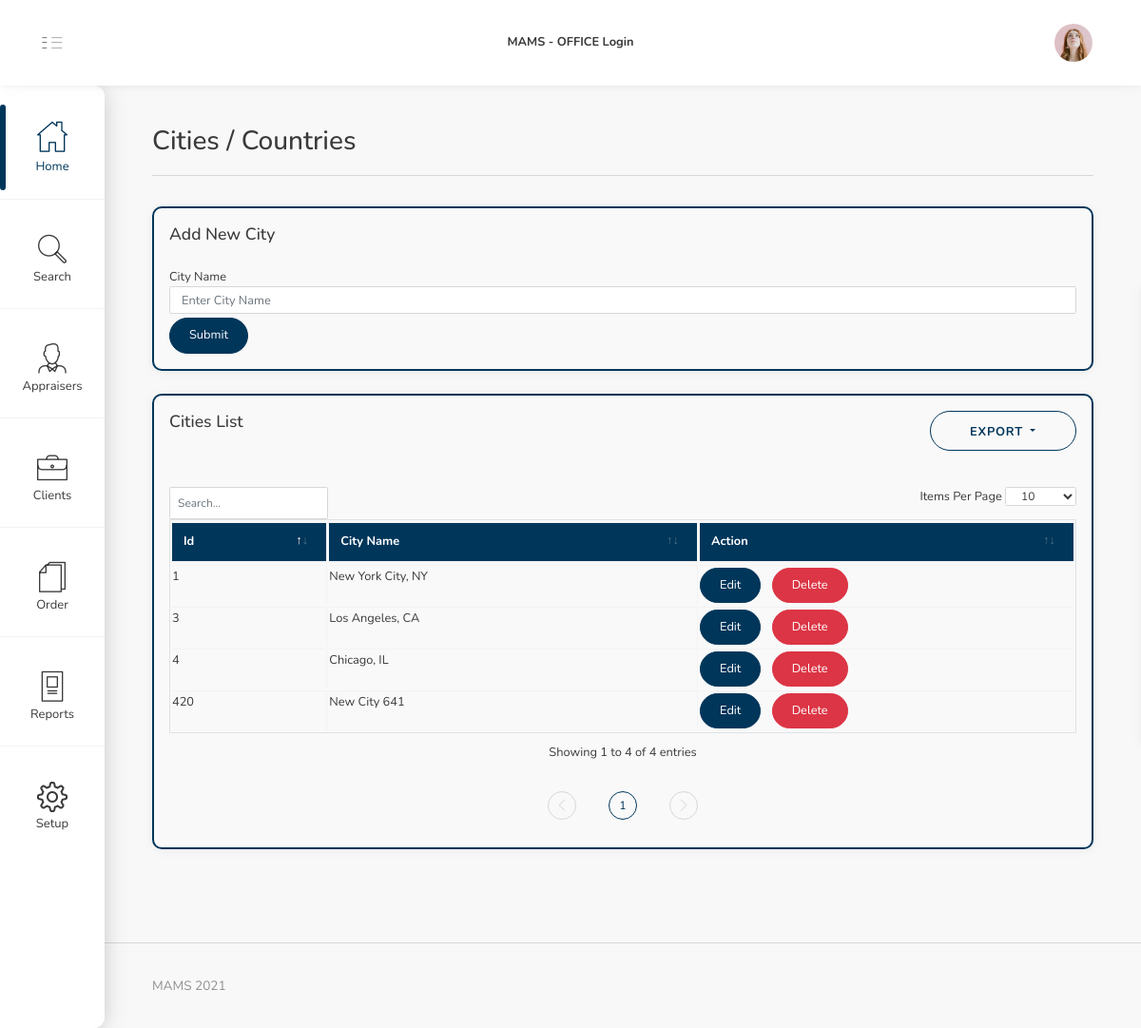
Page /index.php/citiescountries on the committed database.
### tables this page shows
CREATE TABLE `city` (
  `city_id` int(11) NOT NULL,
  `city_country_id` int(11) NOT NULL,
  `city_name` varchar(100) NOT NULL
);

### application/controllers/CitiesCountries.php (called while the page is built, shortened)
<?php
class CitiesCountries extends CI_Controller {
    public function __construct() {
        $this->load->model('CitiesCountries_Model');
    }
    public function index()
    {
        $data['country_list'] = $this->CitiesCountries_Model->getCountry();
        $data['city_list'] = $this->CitiesCountries_Model->getCity();
       $this->load->view('citiescountries', $data);
    }
}
?>

### index.php (called while the page is built, shortened)
<?php
require_once BASEPATH.'core/CodeIgniter.php';

### application/models/CitiesCountries_Model.php (called while the page is built, shortened)
<?php
class CitiesCountries_Model extends CI_Model {
    public function getCity()
    {
        $query = $this->db->get('city');
        return $query->result();
    }
}
?>

### application/views/citiescountries.php (the view, shortened to what this page needs)
<!DOCTYPE html>
<html lang="en">
<head>
    <link rel="stylesheet" href="<?php echo base_url(); ?>assets/font/iconsmind-s/css/iconsminds.css" />
    <link rel="stylesheet" href="<?php echo base_url(); ?>assets/font/simple-line-icons/css/simple-line-icons.css" />
    <link rel="stylesheet" href="<?php echo base_url(); ?>assets/css/vendor/dataTables.bootstrap4.min.css" />
    <link rel="stylesheet" href="<?php echo base_url(); ?>assets/css/vendor/datatables.responsive.bootstrap4.min.css" />
    <link rel="stylesheet" href="<?php echo base_url(); ?>assets/css/vendor/select2.min.css" />
    <link rel="stylesheet" href="<?php echo base_url(); ?>assets/css/vendor/select2-bootstrap.min.css" />
    <link rel="stylesheet" href="<?php echo base_url(); ?>assets/css/vendor/bootstrap.min.css" />
    <link rel="stylesheet" href="<?php echo base_url(); ?>assets/css/vendor/bootstrap.rtl.only.min.css" />
    <link rel="stylesheet" href="<?php echo base_url(); ?>assets/css/vendor/component-custom-switch.min.css" />
    <link rel="stylesheet" href="<?php echo base_url(); ?>assets/css/vendor/perfect-scrollbar.css" />
    <link rel="stylesheet" href="<?php echo base_url(); ?>assets/css/main.css" />
</head>
<body id="app-container" class="menu-default show-spinner">
    <?php include_once('header.php'); ?>
    <?php include_once('sidebar.php'); ?>
    <main>
        <div class="container-fluid">
            <div class="row">
                 <div class="col-12">
                    <h1>Cities / Countries</h1>
                    <div class="separator mb-5"></div>
                </div>
            </div>
            <div class="row">
                <div class="col-lg-12 col-md-12 mb-4">
                    <div class="card">
                        <div class="card-body">
                            <h5 class="mb-4">Add New City</h5>
                            <form action="<?php echo base_url(); ?>CitiesCountries/createCity" method="post">
                                <div class="form-group">
                                    <label>City Name</label>
                                    <input type="text" class="form-control" name="city_name"
                                        placeholder="Enter City Name">
                                </div>
                                <button type="submit" class="btn btn-primary mb-0">Submit</button>
                            </form>
                        </div>
                    </div>
                </div>
                <div class="col-lg-12 col-md-12 mb-4">
                    <div class="card mb-4">
                        <div class="card-body">
                            <h5 class="mb-4" style="display: inline;">Cities List</h5>
                            <div class="top-right-button-container">
                                <div class="btn-group">
                                    <button class="btn btn-outline-primary btn-lg dropdown-toggle" type="button"
                                        data-toggle="dropdown" aria-haspopup="true" aria-expanded="false">
                                        EXPORT
                                    </button>
                                </div>
                            </div>
                            <br><br><br><br>
                            <table id="Table_city" class="table table-bordered">
                                <thead>
                                    <tr>
                                        <th>Id</th>
                                        <th>City Name</th>
                                        <th>Action</th>
                                    </tr>
                                </thead>
                                <tbody>
                                    <?php
                                foreach ($city_list as $city) { ?>
                                    <tr>
                                        <td><?php echo $city->city_id; ?></td>
                                        <td><?php echo $city->city_name; ?></td>
                                        <td> <button type="button" class="btn btn-primary mr-2" data-toggle="modal"
                                                data-target="#editModalCity<?php echo $city->city_id; ?>">Edit</button>&nbsp;<button
                                                type="button" class="btn btn-danger" data-toggle="modal"
                                                data-target="#deleteModalCity<?php echo $city->city_id; ?>">Delete</button>
                                        </td>
                                    </tr>
                                    <?php }
                                    ?>
                                </tbody>
                            </table>
                        </div>
                    </div>
                </div>
            </div>
        </div>
    </main>
    <?php include_once('footer.php'); ?>
</body>
</html>

### assets/css/main.css (style rules this page uses)
html { width: 100%; }
body { overflow-x: hidden !important; }
.bootstrap-tagsinput, .form-control { height: calc(1.2em + 0.8rem); }
.form-group { margin-bottom: 0.3rem; }
label { margin-bottom: 0; }
.card .card-body { background: #F9F9F9; border: 2px solid #00365a; border-radius: 10px; }
table tbody tr td { padding: 2px 0 !important; }
table tbody tr td { border-bottom-color: rgba(58,91,109,0.25) !important; }
.card .card-body { padding: 1rem; }
table thead { background: #00365a; color: #fff; }

### rows in the picture
city: city_id "1", city_name "New York City, NY"
city: city_id "3", city_name "Los Angeles, CA"
city: city_id "4", city_name "Chicago, IL"
city: city_id "420", city_name "New City 641"
